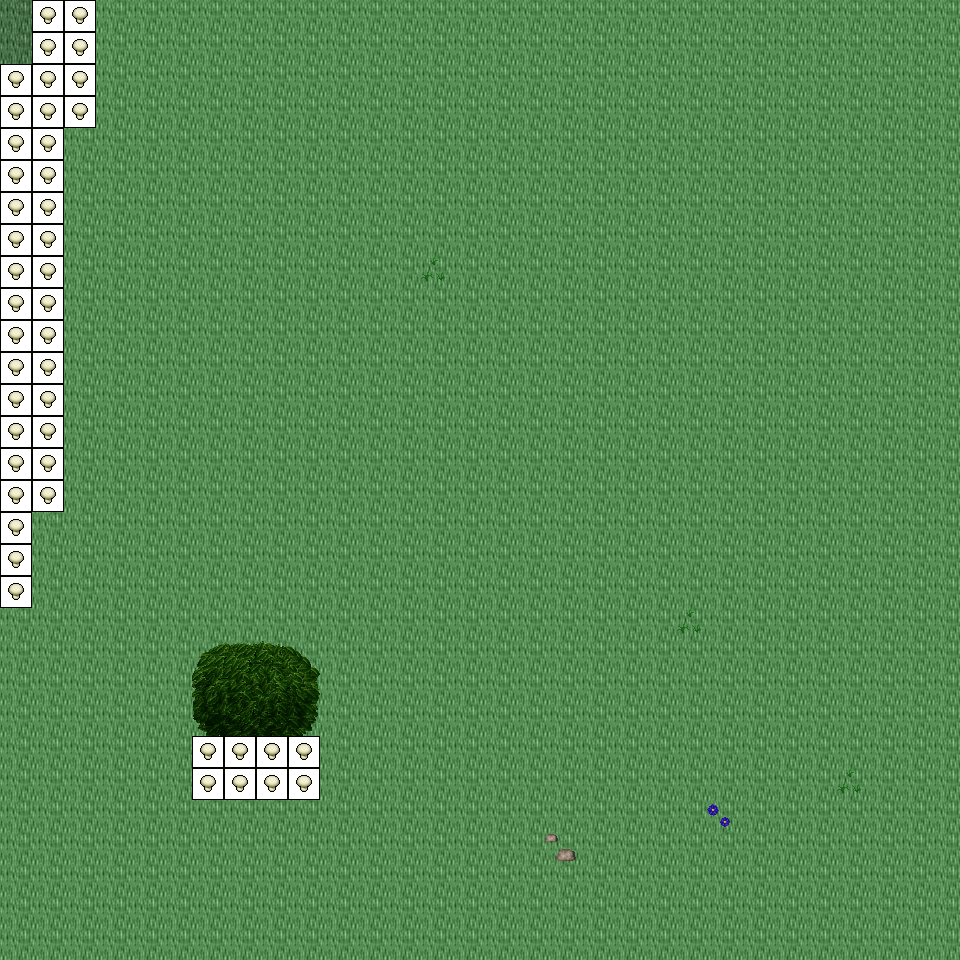

Rendered tile map (Tiled .tmx) drawn with the repository's tilesets; below, a short description and the map source with its tile grids summarised:
An orthogonal 30x30 tile map with 32x32 px tiles, 6 tile layers (Ground, Object, Object2, Above, ...), 43 tilesets and 6 objects (6x mapExit).

<map version="1.0" orientation="orthogonal" renderorder="right-down" width="30" height="30" tilewidth="32" tileheight="32" nextobjectid="7">
  <tileset firstgid="1" name="tileset_logic_item_mushroom" tilewidth="32" tileheight="32" tilecount="6" columns="6">
    <image source="../drawable/tileset_logic_item_mushroom.png" width="192" height="32" />
  </tileset>
  <tileset firstgid="7" name="tileset_plant_tree_chestnut_tree" tilewidth="32" tileheight="32" tilecount="20" columns="4">
    <image source="../drawable/tileset_plant_tree_chestnut_tree.png" width="128" height="160" />
  </tileset>
  <tileset firstgid="27" name="tileset_plant_tree_oak_tree" tilewidth="32" tileheight="32" tilecount="20" columns="4">
    <image source="../drawable/tileset_plant_tree_oak_tree.png" width="128" height="160" />
  </tileset>
  <tileset firstgid="47" name="tileset_building_fence_stone_fence_white" tilewidth="32" tileheight="32" tilecount="9" columns="3">
    <image source="../drawable/tileset_building_fence_stone_fence_white.png" width="96" height="96" />
  </tileset>
  <tileset firstgid="56" name="tileset_building_gnome_homes" tilewidth="32" tileheight="32" tilecount="48" columns="6">
    <image source="../drawable/tileset_building_gnome_homes.png" width="192" height="256" />
  </tileset>
  <tileset firstgid="104" name="tileset_logic_creature_gnome" tilewidth="32" tileheight="32" tilecount="6" columns="6">
    <image source="../drawable/tileset_logic_creature_gnome.png" width="192" height="32" />
  </tileset>
  <tileset firstgid="110" name="tileset_logic_item_vegetable" tilewidth="32" tileheight="32" tilecount="13" columns="13">
    <image source="../drawable/tileset_logic_item_vegetable.png" width="256" height="64" />
  </tileset>
  <tileset firstgid="123" name="tileset_plant_stump_small_stump" tilewidth="32" tileheight="32" tilecount="4" columns="2">
    <image source="../drawable/tileset_plant_stump_small_stump.png" width="64" height="64" />
  </tileset>
  <tileset firstgid="127" name="tileset_object_birds" tilewidth="32" tileheight="32" tilecount="4" columns="2">
    <image source="../drawable/tileset_object_birds.png" width="64" height="64" />
  </tileset>
  <tileset firstgid="131" name="tileset_ground_earth_edges" tilewidth="32" tileheight="32" tilecount="18" columns="6">
    <image source="../drawable/tileset_ground_earth_edges.png" width="192" height="96" />
  </tileset>
  <tileset firstgid="149" name="tileset_ground_grass_corners" tilewidth="32" tileheight="32" tilecount="24" columns="6">
    <image source="../drawable/tileset_ground_grass_corners.png" width="192" height="128" />
  </tileset>
  <tileset firstgid="173" name="tileset_building_fence_fence_chunky" tilewidth="32" tileheight="32" tilecount="21" columns="3">
    <image source="../drawable/tileset_building_fence_fence_chunky.png" width="96" height="224" />
  </tileset>
  <tileset firstgid="194" name="tileset_plant_bush_hosta" tilewidth="32" tileheight="32" tilecount="9" columns="3">
    <image source="../drawable/tileset_plant_bush_hosta.png" width="96" height="96" />
  </tileset>
  <tileset firstgid="203" name="tileset_plant_tree_maple_tree" tilewidth="32" tileheight="32" tilecount="72" columns="8">
    <image source="../drawable/tileset_plant_tree_maple_tree.png" width="256" height="288" />
  </tileset>
  <tileset firstgid="275" name="tileset_ground_ground" tilewidth="32" tileheight="32" tilecount="33" columns="3">
    <image source="../drawable/tileset_ground_ground.png" width="96" height="352" />
  </tileset>
  <tileset firstgid="308" name="tileset_ground_ground_2" tilewidth="32" tileheight="32" tilecount="4" columns="4">
    <image source="../drawable/tileset_ground_ground_2.png" width="128" height="32" />
  </tileset>
  <tileset firstgid="312" name="tileset_ground_ridge_earth_dark" tilewidth="32" tileheight="32" tilecount="96" columns="12">
    <image source="../drawable/tileset_ground_ridge_earth_dark.png" width="384" height="256" />
  </tileset>
  <tileset firstgid="408" name="tileset_plant_grasses" tilewidth="32" tileheight="32" tilecount="6" columns="3">
    <image source="../drawable/tileset_plant_grasses.png" width="96" height="64" />
  </tileset>
  <tileset firstgid="414" name="tileset_ground_grass_edges" tilewidth="32" tileheight="32" tilecount="36" columns="12">
    <image source="../drawable/tileset_ground_grass_edges.png" width="384" height="96" />
  </tileset>
  <tileset firstgid="450" name="tileset_ground_green_paving" tilewidth="32" tileheight="32" tilecount="18" columns="3">
    <image source="../drawable/tileset_ground_green_paving.png" width="96" height="192" />
  </tileset>
  <tileset firstgid="468" name="tileset_ground_rock_pebbles" tilewidth="32" tileheight="32" tilecount="3" columns="1">
    <image source="../drawable/tileset_ground_rock_pebbles.png" width="32" height="96" />
  </tileset>
  <tileset firstgid="471" name="tileset_plant_flower_daisy_white" tilewidth="32" tileheight="32" tilecount="8" columns="2">
    <image source="../drawable/tileset_plant_flower_daisy_white.png" width="64" height="128" />
  </tileset>
  <tileset firstgid="479" name="tileset_plant_flower_daisy_blue" tilewidth="32" tileheight="32" tilecount="8" columns="2">
    <image source="../drawable/tileset_plant_flower_daisy_blue.png" width="64" height="128" />
  </tileset>
  <tileset firstgid="487" name="tileset_ground_ladder_vertical_dark" tilewidth="32" tileheight="32" tilecount="3" columns="3">
    <image source="../drawable/tileset_ground_ladder_vertical_dark.png" width="96" height="32" />
  </tileset>
  <tileset firstgid="490" name="tileset_plant_tree_tree_darkgreen" tilewidth="32" tileheight="32" tilecount="88" columns="8">
    <image source="../drawable/tileset_plant_tree_tree_darkgreen.png" width="256" height="352" />
  </tileset>
  <tileset firstgid="578" name="tileset_ground_rock_rock_cluster" tilewidth="32" tileheight="32" tilecount="6" columns="3">
    <image source="../drawable/tileset_ground_rock_rock_cluster.png" width="96" height="64" />
  </tileset>
  <tileset firstgid="584" name="tileset_plant_bush_bushes" tilewidth="32" tileheight="32" tilecount="10" columns="5">
    <image source="../drawable/tileset_plant_bush_bushes.png" width="160" height="64" />
  </tileset>
  <tileset firstgid="594" name="tileset_plant_vine" tilewidth="32" tileheight="32" tilecount="3" columns="1">
    <image source="../drawable/tileset_plant_vine.png" width="32" height="96" />
  </tileset>
  <tileset firstgid="597" name="tileset_ground_ladder_horizontal_dark" tilewidth="32" tileheight="32" tilecount="3" columns="1">
    <image source="../drawable/tileset_ground_ladder_horizontal_dark.png" width="32" height="96" />
  </tileset>
  <tileset firstgid="600" name="tileset_logic_collision" tilewidth="32" tileheight="32" tilecount="1" columns="1">
    <image source="../drawable/tileset_logic_collision.png" width="32" height="32" />
  </tileset>
  <tileset firstgid="601" name="tileset_plant_tree_fir_trees" tilewidth="32" tileheight="32" tilecount="24" columns="6">
    <image source="../drawable/tileset_plant_tree_fir_trees.png" width="192" height="128" />
  </tileset>
  <tileset firstgid="625" name="tileset_plant_mosses" tilewidth="32" tileheight="32" tilecount="16" columns="4">
    <image source="../drawable/tileset_plant_mosses.png" width="128" height="128" />
  </tileset>
  <tileset firstgid="641" name="tileset_plant_mushroom3" tilewidth="32" tileheight="32" tilecount="2" columns="2">
    <image source="../drawable/tileset_plant_mushroom3.png" width="64" height="32" />
  </tileset>
  <tileset firstgid="643" name="tileset_building_wizards_tower" tilewidth="32" tileheight="32" tilecount="252" columns="9">
    <image source="../drawable/tileset_building_wizards_tower.png" width="288" height="896" />
  </tileset>
  <tileset firstgid="895" name="tileset_plant_tree_evergreen" tilewidth="32" tileheight="32" tilecount="36" columns="3">
    <image source="../drawable/tileset_plant_tree_evergreen.png" width="96" height="384" />
  </tileset>
  <tileset firstgid="931" name="tileset_logic_portal" tilewidth="32" tileheight="32" tilecount="24" columns="8">
    <image source="../drawable/tileset_logic_portal.png" width="256" height="96" />
  </tileset>
  <tileset firstgid="955" name="tileset_logic_protection" tilewidth="32" tileheight="32" tilecount="2" columns="2">
    <image source="../drawable/tileset_logic_protection.png" width="64" height="32" />
  </tileset>
  <tileset firstgid="957" name="tileset_logic_item_herb" tilewidth="32" tileheight="32" tilecount="5" columns="5">
    <image source="../drawable/tileset_logic_item_herb.png" width="160" height="32" />
  </tileset>
  <tileset firstgid="962" name="tileset_plant_bush_large_green" tilewidth="32" tileheight="32" tilecount="9" columns="3">
    <image source="../drawable/tileset_plant_bush_large_green.png" width="96" height="96" />
  </tileset>
  <tileset firstgid="971" name="tileset_light_dim_light_5x5" tilewidth="32" tileheight="32" tilecount="25" columns="5">
    <image source="../drawable/tileset_light_dim_light_5x5.png" width="160" height="160" />
  </tileset>
  <tileset firstgid="996" name="tileset_furniture_light_small_oil_lamp" tilewidth="32" tileheight="32" tilecount="8" columns="2">
    <image source="../drawable/tileset_furniture_light_small_oil_lamp.png" width="64" height="128" />
  </tileset>
  <tileset firstgid="1004" name="tileset_item_banners_flag" tilewidth="32" tileheight="32" tilecount="12" columns="3">
    <image source="../drawable/tileset_item_banners_flag.png" width="96" height="128" />
  </tileset>
  <tileset firstgid="1016" name="tileset_item_flagpole" tilewidth="32" tileheight="32" tilecount="3" columns="1">
    <image source="../drawable/tileset_item_flagpole.png" width="32" height="96" />
  </tileset>
  <layer name="Ground" width="30" height="30">
    <data>[900 cells, 900 non-empty, 2 distinct tile ids]</data>
  </layer>
  <layer name="Object" width="30" height="30">
    <data>[900 cells, 41 non-empty, 9 distinct tile ids]</data>
  </layer>
  <layer name="Object2" width="30" height="30">
    <data>[900 cells, 10 non-empty, 10 distinct tile ids]</data>
  </layer>
  <layer name="Above" width="30" height="30">
    <data>[900 cells, 18 non-empty, 18 distinct tile ids]</data>
  </layer>
  <layer name="Above2" width="30" height="30">
    <data>[900 cells, 0 non-empty, 0 distinct tile ids]</data>
  </layer>
  <layer name="Walkable" width="30" height="30">
    <data>[900 cells, 45 non-empty, 1 distinct tile ids]</data>
  </layer>
  <objectgroup name="MapEvents">
    <object id="1" name="north" type="mapExit" x="0" y="0" width="32" height="32">
      <properties>
        <property name="map" value="level_0_x105_y25" />
        <property name="x" value="0" />
        <property name="y" value="28" />
      </properties>
    </object>
    <object id="2" name="north2" type="mapExit" x="96" y="0" width="864" height="32">
      <properties>
        <property name="map" value="level_0_x105_y25" />
        <property name="x" value="3" />
        <property name="y" value="28" />
      </properties>
    </object>
    <object id="3" name="south" type="mapExit" x="0" y="928" width="960" height="32">
      <properties>
        <property name="map" value="level_0_x105_y27" />
        <property name="x" value="0" />
        <property name="y" value="1" />
      </properties>
    </object>
    <object id="4" name="west" type="mapExit" x="0" y="0" width="32" height="64">
      <properties>
        <property name="map" value="level_0_x104_y26" />
        <property name="x" value="28" />
        <property name="y" value="0" />
      </properties>
    </object>
    <object id="5" name="west2" type="mapExit" x="0" y="608" width="32" height="352">
      <properties>
        <property name="map" value="level_0_x104_y26" />
        <property name="x" value="28" />
        <property name="y" value="19" />
      </properties>
    </object>
    <object id="6" name="east" type="mapExit" x="928" y="0" width="32" height="960">
      <properties>
        <property name="map" value="level_0_x106_y26" />
        <property name="x" value="1" />
        <property name="y" value="0" />
      </properties>
    </object>
  </objectgroup>
</map>
